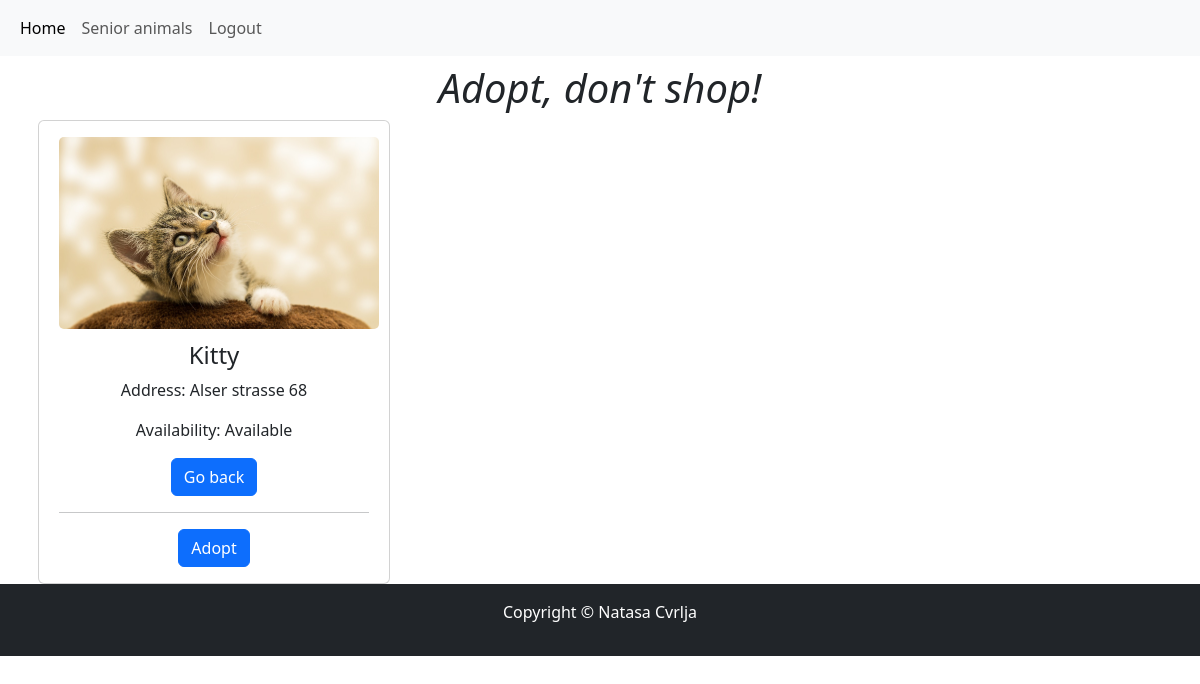
The app's page /adopt.php?id=5 with its own data.
### tables this page shows
CREATE TABLE `animals` (
  `id` int(11) NOT NULL,
  `name` varchar(50) NOT NULL,
  `image` varchar(100) NOT NULL,
  `address` varchar(100) NOT NULL,
  `description` varchar(255) NOT NULL,
  `age` int(11) NOT NULL,
  `size` varchar(50) NOT NULL,
  `breed` varchar(80) NOT NULL,
  `availability` varchar(30) NOT NULL DEFAULT 'Available'
);

### adopt.php (the view, shortened to what this page needs)
<?php
    require_once "db_connect.php";
    $id = $_GET['id'];
    $sql = "SELECT * FROM animals WHERE id = {$id}";
    $result = mysqli_query($connect, $sql);
    $row = mysqli_fetch_assoc($result);
    $body = "";
        $body .= "<div class='card' style='width: 22rem; text-align: center;'>
        <div class='card-body'>
        <div>
          <img class='card-img object-fit-cover' style='width: 20rem; height: 12rem;' src='images/{$row['image']}'>
          <h4 class='card-title' style='margin-top:4%'>{$row["name"]}</h4>
          <p class='card-text'>Address: {$row["address"]}</p>
          <p class='card-text'>Availability: {$row["availability"]}</p>
          <a href='home.php' class='btn btn-primary'>Go back</a>
          <hr>
          <form method='post'>
          <input type='hidden' name='animal_id' value='<?php echo $id; ?>'>
          <button name='adopt' class='btn btn-primary'>Adopt</button>
          </div>
          </form>
        </div>
      </div>";
?>
<!DOCTYPE html>
<html lang="en">
<head>
    <link href="https://cdn.jsdelivr.net/npm/bootstrap@5.3.1/dist/css/bootstrap.min.css" rel="stylesheet">
</head>
<body>
<nav class="navbar navbar-expand-lg bg-body-tertiary" >
        <div class="container-fluid">
            <ul class="navbar-nav me-auto mb-2 mb-lg-0" >
                <li class="nav-item">
                    <a class="nav-link active" aria-current="page" href="home.php" >Home</a>
                </li>
                <li class="nav-item">
          <a class="nav-link" href="senior.php">Senior animals</a>
        </li>
                <li class="nav-item">
                    <a class="nav-link" href="logout.php?logout">Logout</a >
                </li>
            </ul>
        </div>
    </nav>
<div class="container my-2 text-center">
    <h1><i>Adopt, don't shop!</i></h1>
</div>
<div class="container">
    <div class="row row-cols-lg-4 row-cols-md-3 row-cols-sm-2 row-cols-xs-1 g-2">
        <?= $body ?>
    </div>
</div>
<footer>
        <div stlye="height: 20px; width: 100%;" class="text-center py-3 bg-dark ">
            <p style="color: white;">Copyright © Natasa Cvrlja</p>
        </div>
    </footer>
</body>
</html>

### records on screen
animals: image (picture), name "Kitty", address "Alser strasse 68", availability "Available"
